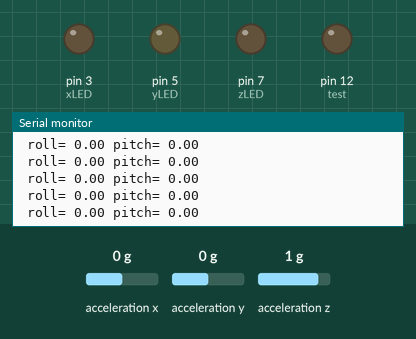
Bench run of a sketch on a simulated Arduino Uno, built with avr-gcc and run on an emulated ATmega328P. Shown: output pins drawn as LEDs (lit = HIGH), the last lines printed to the serial monitor. Wiring (inferred from the names in the program): ADXL345 accelerometer at I2C address 0x53. The inputs (shaded band) are chosen by the test bench; at power-on: acceleration x 0 g, acceleration y 0 g, acceleration z 1 g.

Above: at 1.2 s.
1.3 s: acceleration x set to -1.4 g
At 2.1 s:
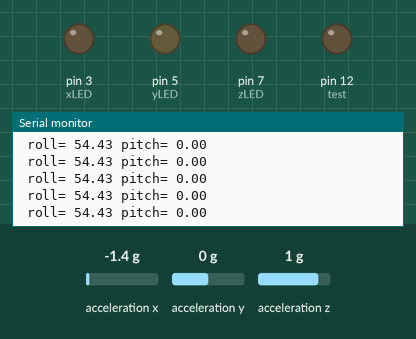
4.3 s: acceleration y set to -1.4 g
At 5.2 s:
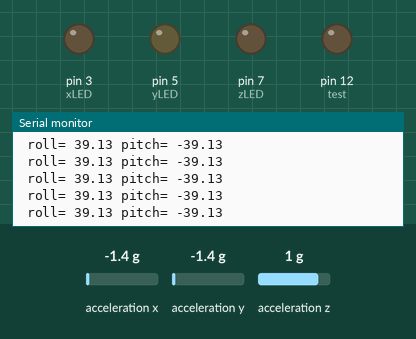
Timing chart, 0 to 7.3 s (numbered marks = the images above; inputs shaded):
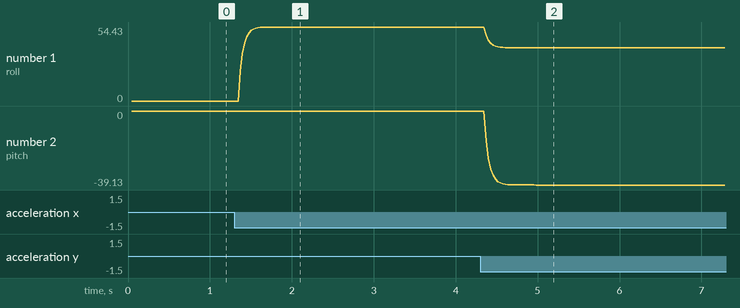

Measured:
- after the input at 1.3 s, the serial monitor: prints a new line after 0.07 s (image 1)
- after the input at 4.3 s, the serial monitor: prints a new line after 0.07 s (image 2)
- plotted number 1: 0 → 54.43 after the input at 1.3 s, 54.43 → 39.13 after the input at 4.3 s
- plotted number 2: 0 → -39.13 after the input at 4.3 s

The sketch:

accelerometer_test.ino
```cpp
/*
 Name:		accelerometer_test.ino
 Created:	12/31/2021 4:28:59 PM
 Author:	aa82637
*/


// the setup function runs once when you press reset or power the board

#include <Servo.h>
#include <Wire.h>


int xLED = 3, yLED = 5, zLED = 7;
bool xMoving, yMoving, zMoving;
bool xPositive_dir, yPositive_dir, zPositive_dir;

int maxLimit = 3, minLimit = 1;
float timeLimit = 2, timeGap = 0.05;
float xTimer = 0, yTimer = 0, zTimer = 0;
float zOffset = 8.5;

int test = 12;

int ADXL345 = 0x53; // The ADXL345 sensor I2C address
float X_out, Y_out, Z_out;  // Outputs
float roll, pitch;
float Roll, Pitch; //filtered roll and pitch
int resolutionOpt = 32;


void xAxis_test() {

	if (int(abs(X_out)) > maxLimit) {
		xMoving = true;
		if (X_out < 0) { xPositive_dir = false; }
		else if (X_out > 0) { xPositive_dir = true; }
	}

	if (xMoving && xPositive_dir) {
		xTimer += timeGap;
		digitalWrite(xLED, HIGH);
		if (xTimer > timeLimit || X_out < minLimit) { xMoving = false; }
	}
	else if (xMoving && !xPositive_dir) {
		xTimer += timeGap;
		digitalWrite(xLED, HIGH);
		if (xTimer > timeLimit || abs(X_out) < minLimit) { xMoving = false; }
	}
	else {
		digitalWrite(xLED, LOW);
		xTimer = 0;
	}

}
void yAxis_test() {

	if (int(abs(Y_out)) > maxLimit) {
		yMoving = true;
		if (Y_out < 0) { yPositive_dir = false; }
		else if (Y_out > 0) { yPositive_dir = true; }
	}

	if (yMoving && yPositive_dir) {
		yTimer += timeGap;
		digitalWrite(yLED, HIGH);
		if (yTimer > timeLimit || Y_out < minLimit) { yMoving = false; }
	}
	else if (yMoving && !yPositive_dir) {
		yTimer += timeGap;
		digitalWrite(yLED, HIGH);
		if (yTimer > timeLimit || abs(Y_out) < minLimit) { yMoving = false; }
	}
	else {
		digitalWrite(yLED, LOW);
		yTimer = 0;
	}

}
void zAxis_test() {

	if (int(abs(Z_out) - zOffset) > maxLimit) {
		zMoving = true;
		if (Z_out < 0) { zPositive_dir = false; }
		else if (Z_out > 0) { zPositive_dir = true; }
	}

	if (zMoving && zPositive_dir) {
		zTimer += timeGap;
		digitalWrite(zLED, HIGH);
		Serial.println(zTimer);
		if (zTimer > timeLimit || Z_out - zOffset < minLimit) { zMoving = false; }
	}
	else if (zMoving && !zPositive_dir) {
		zTimer += timeGap;
		digitalWrite(zLED, HIGH);
		if (zTimer > timeLimit || abs(Z_out) < minLimit) { zMoving = false; }
	}
	else {
		digitalWrite(zLED, LOW);
		zTimer = 0;
		Serial.println("----zMoving is set to off----");
	}


}

void setup() {
	Serial.begin(9600); // Initiate serial communication for printing the results on the Serial monitor
	pinMode(test, OUTPUT);
	pinMode(xLED, OUTPUT);
	pinMode(yLED, OUTPUT);
	pinMode(zLED, OUTPUT);

	xMoving = false;
	yMoving = false;
	zMoving = false;
	xPositive_dir = false;
	yPositive_dir = false;
	zPositive_dir = false;

	Wire.begin(); // Initiate the Wire library
	// Set ADXL345 in measuring mode
	Wire.beginTransmission(ADXL345); // Start communicating with the device
	Wire.write(0x2D); // Access/ talk to POWER_CTL Register - 0x2D
	// Enable measurement
	Wire.write(8); // (8dec -> 0000 1000 binary) Bit D3 High for measuring enable
	Wire.endTransmission();
	delay(10);

	//offset calibration
	//X-axis
	Wire.beginTransmission(ADXL345);
	Wire.write(0x1E);
	Wire.write(-6);
	Wire.endTransmission();
	delay(10);
	//Y-axis
	Wire.beginTransmission(ADXL345);
	Wire.write(0x1F);
	Wire.write(-4);
	Wire.endTransmission();
	delay(10);
	//Z-axis
	Wire.beginTransmission(ADXL345);
	Wire.write(0x20);
	Wire.write(-5);
	Wire.endTransmission();
	delay(10);
}

void loop() {
	// === Read acceleromter data === //
	Wire.beginTransmission(ADXL345);
	Wire.write(0x32); // Start with register 0x32 (ACCEL_XOUT_H)
	Wire.endTransmission(false);
	Wire.requestFrom(ADXL345, 6, true); // Read 6 registers total, each axis value is stored in 2 registers
	X_out = (Wire.read() | Wire.read() << 8); // X-axis value
	X_out = X_out / resolutionOpt; //For a range of +-2g, we need to divide the raw values by 256, according to the datasheet
	Y_out = (Wire.read() | Wire.read() << 8); // Y-axis value
	Y_out = Y_out / resolutionOpt;
	Z_out = (Wire.read() | Wire.read() << 8); // Z-axis value
	Z_out = Z_out / resolutionOpt;

	//x is roll and y is pitch (it's switched so the servo can be fit to the servo robot arm)
	pitch = atan(Y_out / sqrt(pow(X_out, 2) + pow(Z_out, 2))) * 180 / PI;
	roll = atan(-1 * X_out / sqrt(pow(Y_out, 2) + pow(Z_out, 2))) * 180 / PI;

	//filter
	Roll = 0.6 * Roll + 0.4 * roll;
	Pitch = 0.6 * Pitch + 0.4 * pitch;

	// Serial.print("Xa= ");
	// Serial.print(X_out);
	// Serial.print("   Ya= ");
	// Serial.print(Y_out);
	// Serial.print("   Za= ");
	// Serial.print(Z_out);
	Serial.print(" roll= ");
	Serial.print(Roll);
	Serial.print(" pitch= ");
	Serial.println(Pitch);
	// Serial.println("");

	// xAxis_test();
	// yAxis_test();
	// zAxis_test();

}
```
